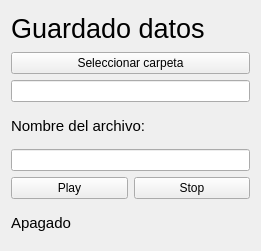
   <widget class="QWidget" name="layoutWidget">
    <property name="geometry">
     <rect>
      <x>970</x>
      <y>560</y>
      <width>261</width>
      <height>251</height>
     </rect>
    </property>
    <layout class="QGridLayout" name="gridLayout">
     <item row="7" column="0">
      <widget class="QLabel" name="estado_record_data">
       <property name="enabled">
        <bool>true</bool>
       </property>
       <property name="font">
        <font>
         <pointsize>11</pointsize>
        </font>
       </property>
       <property name="text">
        <string>Apagado</string>
       </property>
      </widget>
     </item>
     <item row="5" column="0">
      <widget class="QLineEdit" name="nombre_archivo_guardado">
       <property name="text">
        <string/>
       </property>
      </widget>
     </item>
     <item row="4" column="0">
      <widget class="QLabel" name="label_3">
       <property name="enabled">
        <bool>true</bool>
       </property>
       <property name="font">
        <font>
         <pointsize>11</pointsize>
        </font>
       </property>
       <property name="text">
        <string>Nombre del archivo:</string>
       </property>
      </widget>
     </item>
     <item row="1" column="0">
      <widget class="QLabel" name="label_7">
       <property name="enabled">
        <bool>true</bool>
       </property>
       <property name="font">
        <font>
         <pointsize>20</pointsize>
        </font>
       </property>
       <property name="text">
        <string>Guardado datos</string>
       </property>
      </widget>
     </item>
     <item row="3" column="0">
      <widget class="QLineEdit" name="nombre_carpeta_guardado">
       <property name="text">
        <string/>
       </property>
      </widget>
     </item>
     <item row="6" column="0">
      <layout class="QHBoxLayout" name="horizontalLayout">
       <item>
        <widget class="QPushButton" name="save_play_button">
         <property name="text">
          <string>Play</string>
         </property>
         <property name="icon">
          <iconset>
           <normaloff>../../../../../../../../../../../../Downloads/play.png</normaloff>
           <normalon>../../../../../../../../../../../../Downloads/play.png</normalon>../../../../../../../../../../../../Downloads/play.png</iconset>
         </property>
        </widget>
       </item>
       <item>
        <widget class="QPushButton" name="save_stop_button">
         <property name="text">
          <string>Stop</string>
         </property>
         <property name="icon">
          <iconset>
           <normaloff>../../../../../../../../../../../../Downloads/stop.png</normaloff>../../../../../../../../../../../../Downloads/stop.png</iconset>
         </property>
        </widget>
       </item>
      </layout>
     </item>
     <item row="2" column="0">
      <widget class="QPushButton" name="carpeta_guardado_btn">
       <property name="text">
        <string>Seleccionar carpeta</string>
       </property>
      </widget>
     </item>
    </layout>
   </widget>
